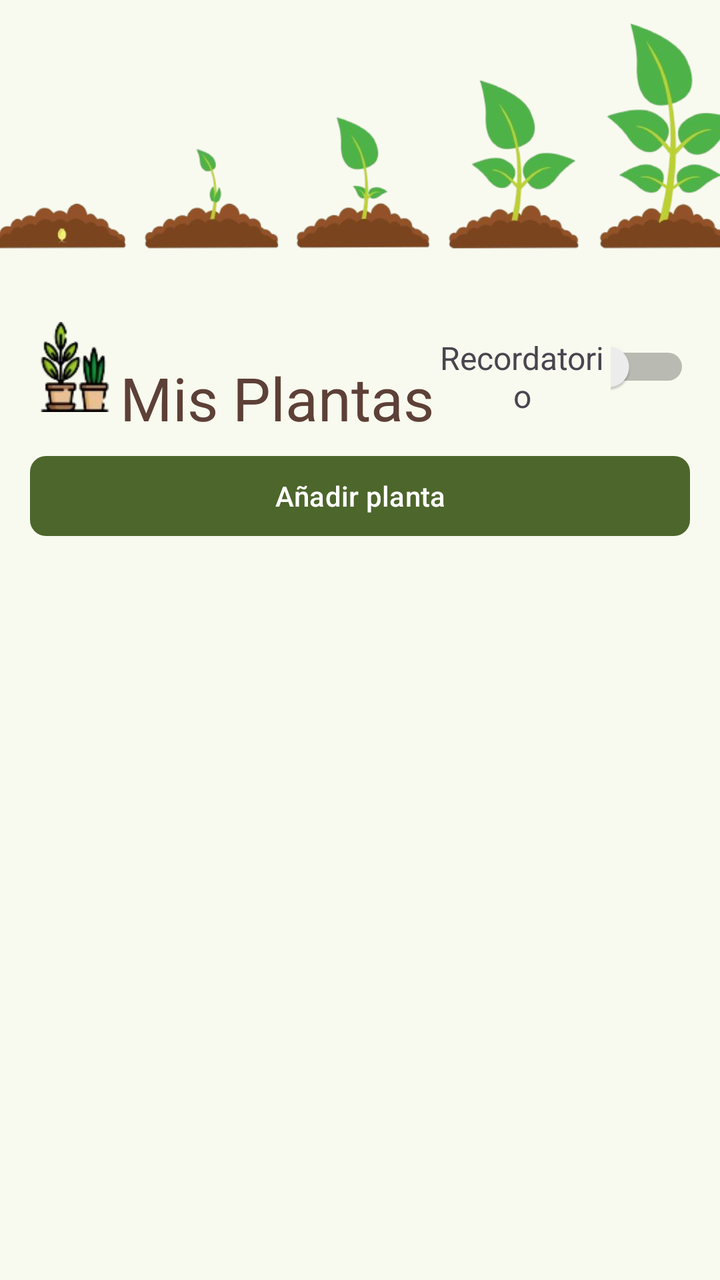
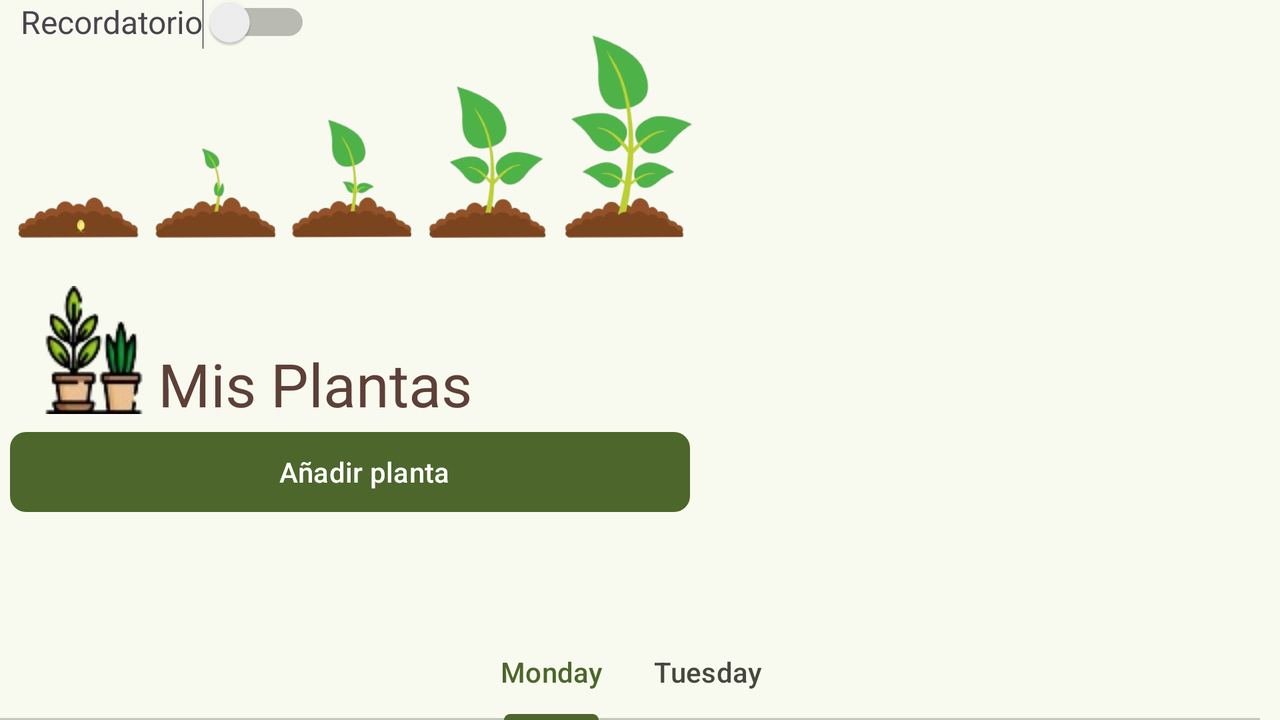

The same Android screen from two of the app's own layout files: first res/layout/ as a phone draws it, then the repository's variant for another configuration, drawn on a device whose configuration selects that folder. Both files follow.
<!-- AndroidManifest.xml: application theme Theme.TrabajoFinal3 -->
<!-- res/layout/activity_main.xml -->
<?xml version="1.0" encoding="utf-8"?>
<androidx.constraintlayout.widget.ConstraintLayout xmlns:android="http://schemas.android.com/apk/res/android"
    xmlns:app="http://schemas.android.com/apk/res-auto"
    xmlns:tools="http://schemas.android.com/tools"
    android:id="@+id/main"
    android:layout_width="match_parent"
    android:layout_height="match_parent"
    app:layout_constraintEnd_toEndOf="@+id/main"
    app:layout_constraintHorizontal_bias="0.5"
    app:layout_constraintStart_toStartOf="@+id/main"
    tools:context=".MainActivity">

    <androidx.recyclerview.widget.RecyclerView
        android:id="@+id/recyclerView"
        android:layout_width="wrap_content"
        android:layout_height="0dp"
        android:layout_marginLeft="15dp"
        android:layout_marginRight="15dp"
        android:scrollbars="vertical"
        app:layout_constraintBottom_toBottomOf="parent"
        app:layout_constraintEnd_toEndOf="parent"
        app:layout_constraintHorizontal_bias="0.5"
        app:layout_constraintStart_toStartOf="parent"
        app:layout_constraintTop_toBottomOf="@+id/addButton" />

    <ImageView
        android:id="@+id/imageView"
        android:layout_width="409dp"
        android:layout_height="143dp"
        app:layout_constraintEnd_toEndOf="parent"
        app:layout_constraintHorizontal_bias="0.5"
        app:layout_constraintStart_toStartOf="parent"
        app:layout_constraintTop_toTopOf="parent"
        app:srcCompat="@drawable/bannerplanta" />

    <LinearLayout
        android:id="@+id/linearLayout"
        android:layout_width="0dp"
        android:layout_height="wrap_content"
        android:layout_marginStart="15dp"
        android:layout_marginEnd="15dp"
        android:gravity="center_horizontal"
        android:orientation="horizontal"
        app:layout_constraintEnd_toEndOf="parent"
        app:layout_constraintStart_toStartOf="parent"
        app:layout_constraintTop_toBottomOf="@+id/imageView">

        <ImageView
            android:id="@+id/imageView2"
            android:layout_width="48dp"
            android:layout_height="match_parent"
            android:layout_gravity="center_horizontal"
            android:layout_weight="1"
            app:srcCompat="@drawable/imgplantas" />

        <TextView
            android:id="@+id/textView2"
            android:layout_width="wrap_content"
            android:layout_height="match_parent"
            android:gravity="bottom"
            android:paddingBottom="5dp"
            android:text="@string/varPlantas"
            android:textColor="#5D4037"
            android:textSize="30sp" />

        <TextView
            android:id="@+id/textView"
            android:layout_width="wrap_content"
            android:layout_height="match_parent"
            android:layout_weight="1"
            android:gravity="top"
            android:paddingTop="25dp"
            android:text="@string/recordatorio"
            android:textAlignment="center"
            android:textSize="16sp" />

        <Switch
            android:id="@+id/switchNotif"
            android:layout_width="43dp"
            android:layout_height="81dp"
            android:layout_weight="1"
            android:gravity="top" />
    </LinearLayout>

    <Button
        android:id="@+id/addButton"
        android:layout_width="0dp"
        android:layout_height="wrap_content"
        android:layout_marginLeft="15dp"
        android:layout_marginRight="15dp"
        android:text="@string/addPlanta"
        app:cornerRadius="8dp"
        app:layout_constraintEnd_toEndOf="parent"
        app:layout_constraintHorizontal_bias="0.5"
        app:layout_constraintStart_toStartOf="parent"
        app:layout_constraintTop_toBottomOf="@+id/linearLayout" />

</androidx.constraintlayout.widget.ConstraintLayout>
<!-- resources referenced by this layout -->
<resources>
  <string name="addPlanta">Añadir planta</string>
  <string name="recordatorio">Recordatorio</string>
  <string name="varPlantas">Mis Plantas</string>
  <style name="Theme.TrabajoFinal3" parent="Base.Theme.TrabajoFinal3" />
  <color name="md_theme_primary">#4C662B</color>
  <color name="md_theme_onPrimary">#FFFFFF</color>
  <color name="md_theme_primaryContainer">#CDEDA3</color>
  <color name="md_theme_onPrimaryContainer">#102000</color>
  <color name="md_theme_secondary">#4C662B</color>
  <color name="md_theme_onSecondary">#FFFFFF</color>
  <color name="md_theme_secondaryContainer">#CDEDA3</color>
  <color name="md_theme_onSecondaryContainer">#102000</color>
  <color name="md_theme_tertiary">#386663</color>
  <color name="md_theme_onTertiary">#FFFFFF</color>
  <color name="md_theme_tertiaryContainer">#BCECE7</color>
  <color name="md_theme_onTertiaryContainer">#00201E</color>
  <color name="md_theme_error">#BA1A1A</color>
  <color name="md_theme_onError">#FFFFFF</color>
  <color name="md_theme_errorContainer">#FFDAD6</color>
  <color name="md_theme_onErrorContainer">#410002</color>
  <color name="md_theme_background">#F9FAEF</color>
  <color name="md_theme_onBackground">#1A1C16</color>
  <color name="md_theme_surface">#F9FAEF</color>
  <color name="md_theme_onSurface">#1A1C16</color>
  <color name="md_theme_surfaceVariant">#E1E4D5</color>
  <color name="md_theme_onSurfaceVariant">#44483D</color>
  <color name="md_theme_outline">#75796C</color>
  <color name="md_theme_outlineVariant">#C5C8BA</color>
  <color name="md_theme_inverseSurface">#2F312A</color>
  <color name="md_theme_inverseOnSurface">#F1F2E6</color>
  <color name="md_theme_inversePrimary">#B1D18A</color>
  <color name="md_theme_primaryFixed">#CDEDA3</color>
  <color name="md_theme_onPrimaryFixed">#102000</color>
  <color name="md_theme_primaryFixedDim">#B1D18A</color>
  <color name="md_theme_onPrimaryFixedVariant">#354E16</color>
  <color name="md_theme_secondaryFixed">#CDEDA3</color>
  <color name="md_theme_onSecondaryFixed">#102000</color>
  <color name="md_theme_secondaryFixedDim">#B2D189</color>
  <color name="md_theme_onSecondaryFixedVariant">#354E15</color>
  <color name="md_theme_tertiaryFixed">#BCECE7</color>
  <color name="md_theme_onTertiaryFixed">#00201E</color>
  <color name="md_theme_tertiaryFixedDim">#A0D0CB</color>
  <color name="md_theme_onTertiaryFixedVariant">#1F4E4B</color>
  <color name="md_theme_surfaceDim">#DADBD0</color>
  <color name="md_theme_surfaceBright">#F9FAEF</color>
  <color name="md_theme_surfaceContainerLowest">#FFFFFF</color>
  <color name="md_theme_surfaceContainerLow">#F3F4E9</color>
  <color name="md_theme_surfaceContainer">#EEEFE3</color>
  <color name="md_theme_surfaceContainerHigh">#E8E9DE</color>
  <color name="md_theme_surfaceContainerHighest">#E2E3D8</color>
</resources>
<!-- res/layout-land/activity_main.xml (the repository's variant of the layout above) -->
<!-- drawn on the phone turned sideways -->
<?xml version="1.0" encoding="utf-8"?>
<androidx.constraintlayout.widget.ConstraintLayout xmlns:android="http://schemas.android.com/apk/res/android"
    xmlns:app="http://schemas.android.com/apk/res-auto"
    xmlns:tools="http://schemas.android.com/tools"
    android:id="@+id/main"
    android:layout_width="match_parent"
    android:layout_height="match_parent"
    android:layout_marginRight="10dp"
    app:layout_constraintEnd_toEndOf="@+id/main"
    app:layout_constraintHorizontal_bias="0.5"
    app:layout_constraintStart_toStartOf="@+id/main"
    tools:context=".MainActivity">

    <com.google.android.material.tabs.TabLayout
        android:id="@+id/tabLayout"
        android:layout_width="match_parent"
        android:layout_height="wrap_content"
        app:layout_constraintBottom_toBottomOf="parent"
        app:layout_constraintStart_toStartOf="parent">

        <com.google.android.material.tabs.TabItem
            android:id="@+id/tab1"
            android:layout_width="wrap_content"
            android:layout_height="wrap_content"
            android:text="Monday" />

        <com.google.android.material.tabs.TabItem
            android:id="@+id/tab2"
            android:layout_width="wrap_content"
            android:layout_height="wrap_content"
            android:text="Tuesday" />

    </com.google.android.material.tabs.TabLayout>

    <TextView
        android:id="@+id/textView"
        android:layout_width="wrap_content"
        android:layout_height="wrap_content"
        android:layout_marginStart="10dp"
        android:layout_weight="1"
        android:text="@string/recordatorio"
        android:textAlignment="center"
        android:textSize="16sp"
        app:layout_constraintStart_toStartOf="parent"
        tools:layout_editor_absoluteY="339dp" />

    <androidx.recyclerview.widget.RecyclerView
        android:id="@+id/recyclerView"
        android:layout_width="0dp"
        android:layout_height="0dp"
        android:scrollbars="vertical"
        app:layout_constraintBottom_toTopOf="@+id/tabLayout"
        app:layout_constraintEnd_toEndOf="parent"
        app:layout_constraintStart_toEndOf="@+id/imageView"
        app:layout_constraintTop_toTopOf="parent" />

    <ImageView
        android:id="@+id/imageView"
        android:layout_width="350dp"
        android:layout_height="143dp"
        app:layout_constraintStart_toStartOf="parent"
        app:layout_constraintTop_toTopOf="parent"
        app:srcCompat="@drawable/bannerplanta" />

    <LinearLayout
        android:id="@+id/linearLayout"
        android:layout_width="0dp"
        android:layout_height="69dp"
        android:gravity="bottom"
        android:orientation="horizontal"
        app:layout_constraintBottom_toTopOf="@+id/addButton"
        app:layout_constraintEnd_toStartOf="@+id/recyclerView"
        app:layout_constraintStart_toStartOf="parent"
        app:layout_constraintTop_toBottomOf="@+id/imageView">

        <ImageView
            android:id="@+id/imageView2"
            android:layout_width="wrap_content"
            android:layout_height="wrap_content"
            android:layout_gravity="start"
            android:layout_weight="0"
            android:paddingStart="15dp"
            android:scaleType="fitStart"
            app:srcCompat="@drawable/imgplantas" />

        <TextView
            android:id="@+id/textView2"
            android:layout_width="wrap_content"
            android:layout_height="wrap_content"
            android:gravity="end"
            android:text="@string/varPlantas"
            android:textAlignment="gravity"
            android:textColor="#5D4037"
            android:textSize="30sp" />

    </LinearLayout>

    <Button
        android:id="@+id/addButton"
        android:layout_width="0dp"
        android:layout_height="wrap_content"
        android:layout_marginLeft="5dp"
        android:layout_marginRight="5dp"
        android:paddingRight="10dp"
        android:text="@string/addPlanta"
        app:cornerRadius="8dp"
        app:layout_constraintEnd_toStartOf="@+id/recyclerView"
        app:layout_constraintStart_toStartOf="parent"
        app:layout_constraintTop_toBottomOf="@+id/linearLayout" />

    <Switch
        android:id="@+id/switchNotif"
        android:layout_width="wrap_content"
        android:layout_height="wrap_content"
        android:layout_weight="2"
        app:layout_constraintBottom_toBottomOf="@+id/textView"
        app:layout_constraintStart_toEndOf="@+id/textView"
        app:layout_constraintTop_toTopOf="@+id/textView" />

</androidx.constraintlayout.widget.ConstraintLayout>
